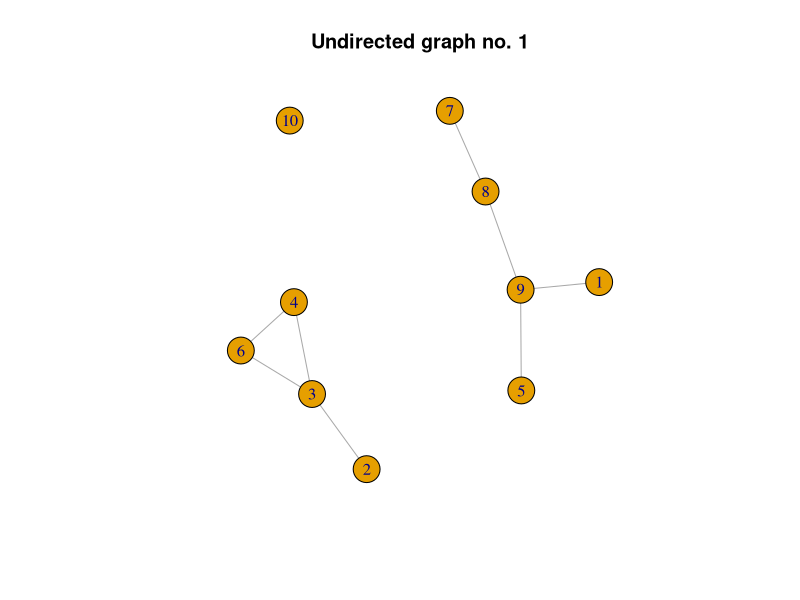
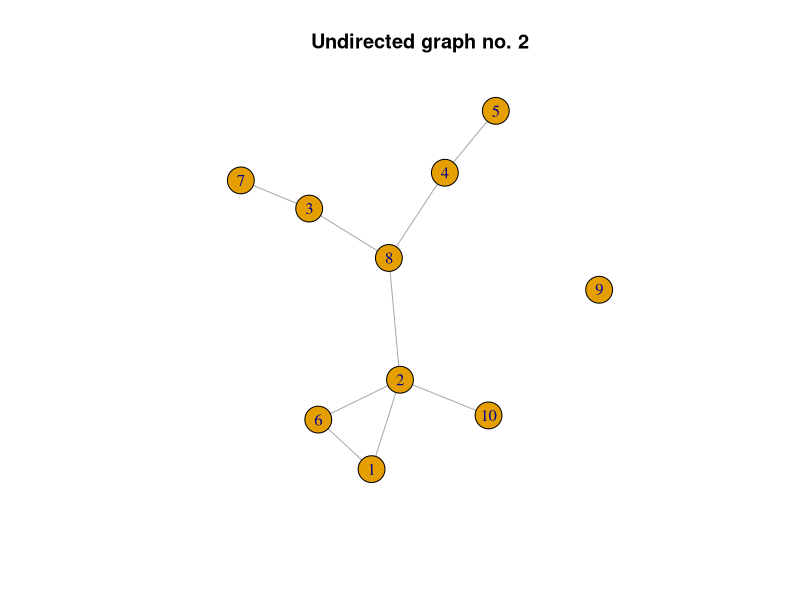
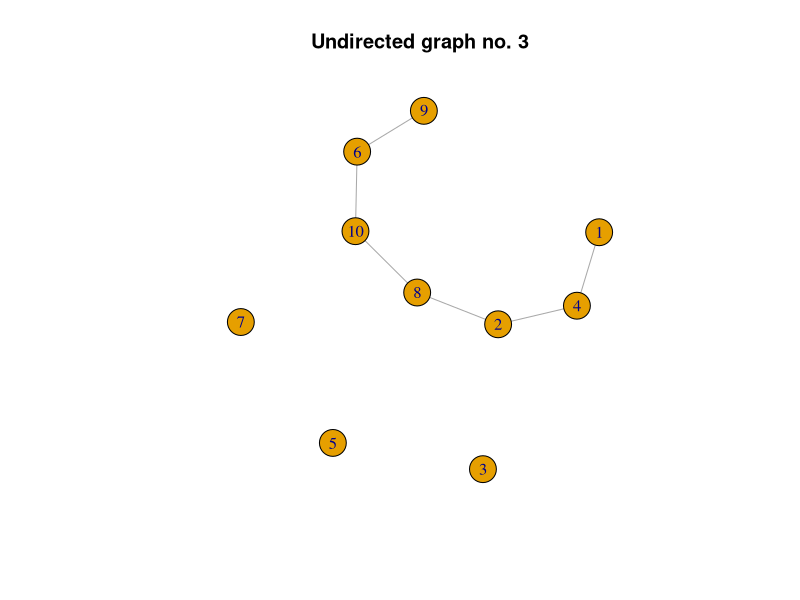
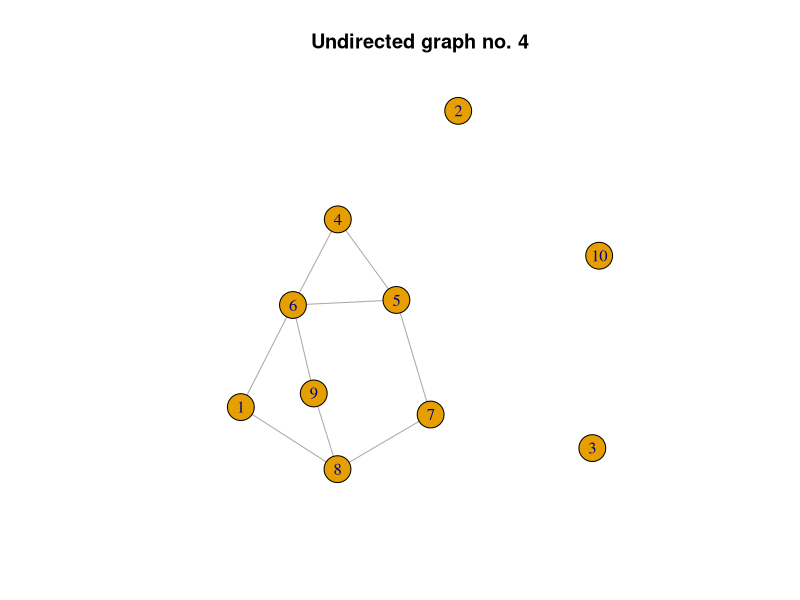
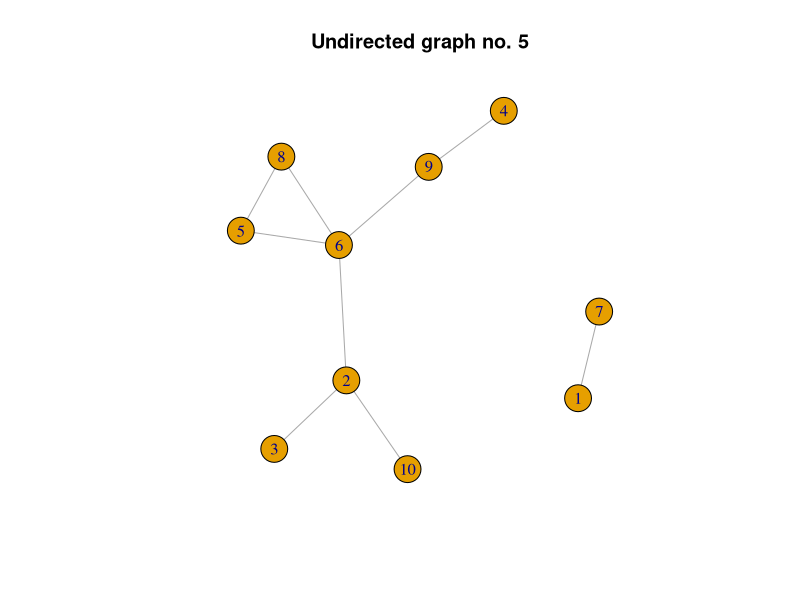
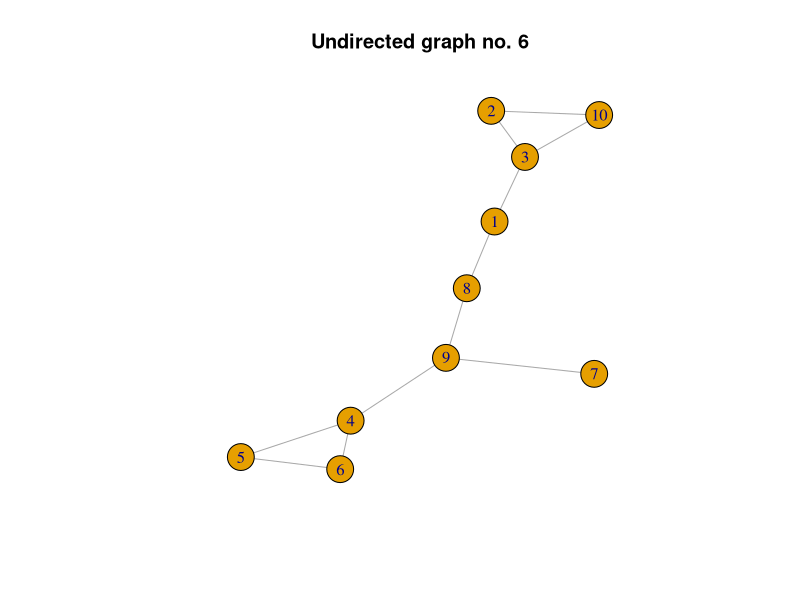
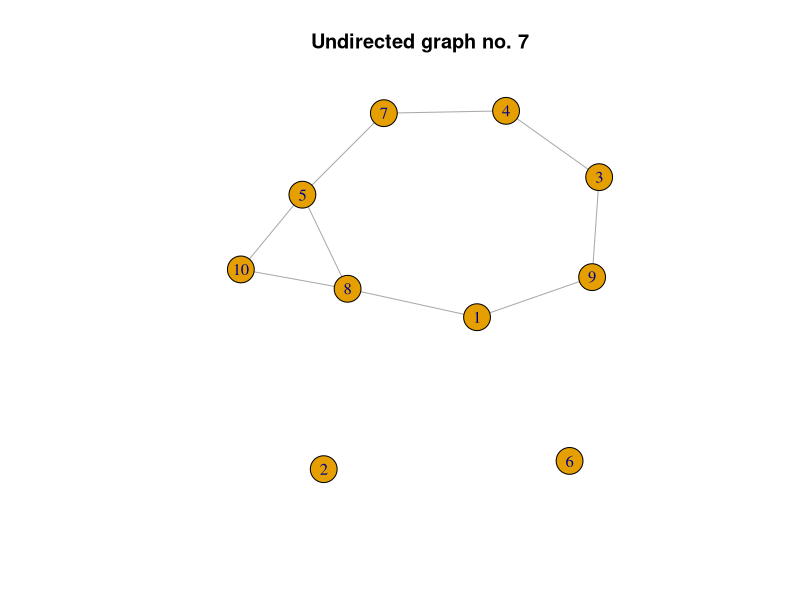
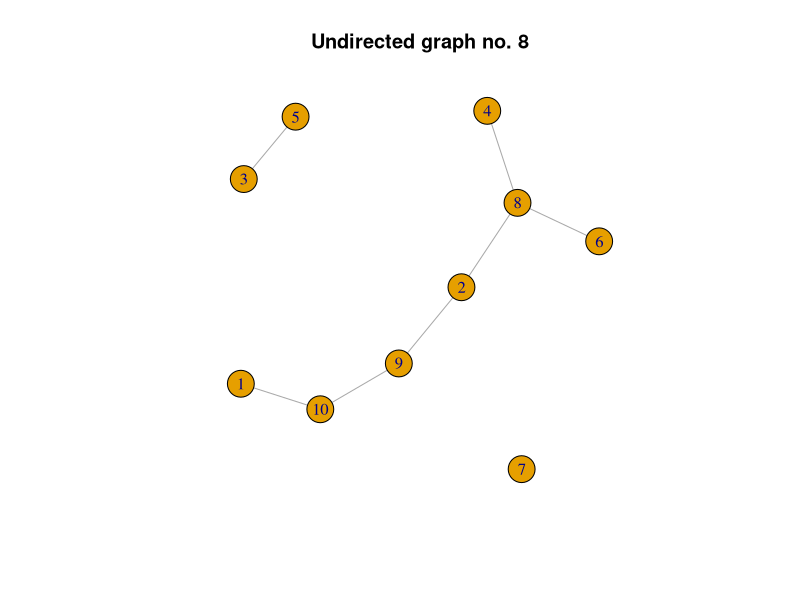

These charts were generated, in order, by the following R code: (Note: this script raises an error after producing the figures.)
#############################_Libraries_##########################
setwd(dirname(rstudioapi::getSourceEditorContext()$path))
getwd()
Sys.setenv(LANG = "en")

if (!("igraph" %in% rownames(installed.packages()))) install.packages("igraph")
library(igraph)

#############################_Graphs_#######################
# # Directed graph
# graph_directed <- graph.formula(A -+ B, B -+ C, C -+ A)
# plot(graph_directed, main = "Directed graphy")

# # Undirected graph
# graph_undirected <- graph.formula(A -- B, B -- C, C -- A)
# plot(graph_undirected, main = "Undirected graph")

#############################_Graphs_generation_#######################
path_name_undirected <- "undirected"
path_name_directed <- "directed"
dir.create(path_name_undirected, showWarnings = FALSE)
dir.create(path_name_directed, showWarnings = FALSE)

# 50 random undirected graphs
for (i in 1:50) {
  graph_undirected <- erdos.renyi.game(10, 0.2) # 10 wierzchołków
  png(file.path(path_name_undirected, paste0(path_name_directed, "-", i, ".png")), width = 800, height = 600)
  plot(graph_undirected, main = paste("Undirected graph no.", i))
  dev.off()
}

# 50 random directed graphs
for (i in 1:50) {
  graph_directed <- erdos.renyi.game(10, 0.2, directed = TRUE) # 10 wierzchołków
  png(file.path(path_name_directed, paste0(path_name_directed, "-", i, ".png")), width = 800, height = 600)
  plot(graph_directed, main = paste("Directed graph no.", i))
  dev.off()
}
